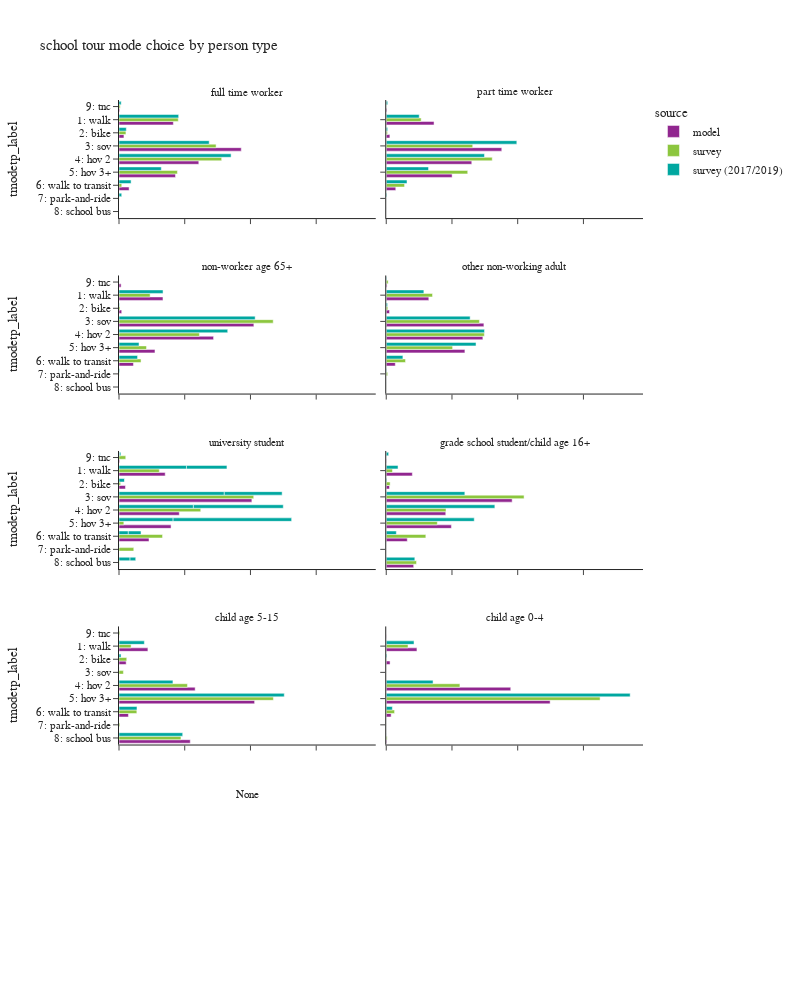

The notebook cell this image was saved under:
### Code cell
plot_mode_choice(wk_tour,"pptyp_label",
                 {"pptyp_label":["full time worker","part time worker","non-worker age 65+","other non-working adult",
                                 "university student","grade school student/child age 16+","child age 5-15","child age 0-4"],
                  "tmodetp_label":["1: walk","2: bike","3: sov","4: hov 2","5: hov 3+","6: walk to transit",
                                   "7: park-and-ride","8: school bus","9: other–survey only"]},
                 "person type",2,1000)

### Figure 1 — Plotly figure (JSON) as saved in the notebook; plotly's stock layout.template omitted (floating-point values rounded to 4 significant figures)
{"data": [{"alignmentgroup": "True", "customdata": [[33], [173825], [15800], [391089], [255174], [180644], [32299], [2203]], "hovertemplate": "source=model<br>pptyp_label=full time worker<br>percentage=%{x}<br>tmodetp_label=%{y}<br>sample_count=%{customdata[0]}<extra></extra>", "legendgroup": "model", "marker": {"color": "#91268F", "pattern": {"shape": ""}}, "name": "model", "offsetgroup": "model", "orientation": "h", "showlegend": true, "textposition": "auto", "type": "bar", "x": [3.14e-05, 0.1654, 0.01503, 0.3721, 0.2428, 0.1719, 0.03073, 0.002096], "xaxis": "x9", "y": [null, "1: walk", "2: bike", "3: sov", "4: hov 2", "5: hov 3+", "6: walk to transit", "9: tnc"], "yaxis": "y9"}, {"alignmentgroup": "True", "customdata": [[10], [48095], [3659], [116221], [86044], [66267], [9586], [731]], "hovertemplate": "source=model<br>pptyp_label=part time worker<br>percentage=%{x}<br>tmodetp_label=%{y}<br>sample_count=%{customdata[0]}<extra></extra>", "legendgroup": "model", "marker": {"color": "#91268F", "pattern": {"shape": ""}}, "name": "model", "offsetgroup": "model", "orientation": "h", "showlegend": false, "textposition": "auto", "type": "bar", "x": [3.025e-05, 0.1455, 0.01107, 0.3515, 0.2603, 0.2004, 0.02899, 0.002211], "xaxis": "x10", "y": [null, "1: walk", "2: bike", "3: sov", "4: hov 2", "5: hov 3+", "6: walk to transit", "9: tnc"], "yaxis": "y10"}, {"alignmentgroup": "True", "customdata": [[90429], [5570], [277378], [194488], [74013], [29720], [4364]], "hovertemplate": "source=model<br>pptyp_label=non-worker age 65+<br>percentage=%{x}<br>tmodetp_label=%{y}<br>sample_count=%{customdata[0]}<extra></extra>", "legendgroup": "model", "marker": {"color": "#91268F", "pattern": {"shape": ""}}, "name": "model", "offsetgroup": "model", "orientation": "h", "showlegend": false, "textposition": "auto", "type": "bar", "x": [0.1338, 0.00824, 0.4103, 0.2877, 0.1095, 0.04397, 0.006456], "xaxis": "x7", "y": ["1: walk", "2: bike", "3: sov", "4: hov 2", "5: hov 3+", "6: walk to transit", "9: tnc"], "yaxis": "y7"}, {"alignmentgroup": "True", "customdata": [[115604], [8902], [265183], [262404], [213595], [24563], [2194]], "hovertemplate": "source=model<br>pptyp_label=other non-working adult<br>percentage=%{x}<br>tmodetp_label=%{y}<br>sample_count=%{customdata[0]}<extra></extra>", "legendgroup": "model", "marker": {"color": "#91268F", "pattern": {"shape": ""}}, "name": "model", "offsetgroup": "model", "orientation": "h", "showlegend": false, "textposition": "auto", "type": "bar", "x": [0.1295, 0.009975, 0.2971, 0.294, 0.2393, 0.02752, 0.002458], "xaxis": "x8", "y": ["1: walk", "2: bike", "3: sov", "4: hov 2", "5: hov 3+", "6: walk to transit", "9: tnc"], "yaxis": "y8"}, {"alignmentgroup": "True", "customdata": [[14664], [2044], [42172], [19128], [16519], [9522], [45], [214]], "hovertemplate": "source=model<br>pptyp_label=university student<br>percentage=%{x}<br>tmodetp_label=%{y}<br>sample_count=%{customdata[0]}<extra></extra>", "legendgroup": "model", "marker": {"color": "#91268F", "pattern": {"shape": ""}}, "name": "model", "offsetgroup": "model", "orientation": "h", "showlegend": false, "textposition": "auto", "type": "bar", "x": [0.1406, 0.0196, 0.4043, 0.1834, 0.1584, 0.09129, 0.0004314, 0.002052], "xaxis": "x5", "y": ["1: walk", "2: bike", "3: sov", "4: hov 2", "5: hov 3+", "6: walk to transit", "8: school bus", "9: tnc"], "yaxis": "y5"}, {"alignmentgroup": "True", "customdata": [[1], [12269], [1541], [59220], [27988], [30645], [9895], [12906], [107]], "hovertemplate": "source=model<br>pptyp_label=grade school student/child age 16+<br>percentage=%{x}<br>tmodetp_label=%{y}<br>sample_count=%{customdata[0]}<extra></extra>", "legendgroup": "model", "marker": {"color": "#91268F", "pattern": {"shape": ""}}, "name": "model", "offsetgroup": "model", "orientation": "h", "showlegend": false, "textposition": "auto", "type": "bar", "x": [6.469e-06, 0.07937, 0.009969, 0.3831, 0.1811, 0.1983, 0.06402, 0.0835, 0.0006922], "xaxis": "x6", "y": [null, "1: walk", "2: bike", "3: sov", "4: hov 2", "5: hov 3+", "6: walk to transit", "8: school bus", "9: tnc"], "yaxis": "y6"}, {"alignmentgroup": "True", "customdata": [[25], [50751], [12563], [133713], [238114], [16538], [125130], [217]], "hovertemplate": "source=model<br>pptyp_label=child age 5-15<br>percentage=%{x}<br>tmodetp_label=%{y}<br>sample_count=%{customdata[0]}<extra></extra>", "legendgroup": "model", "marker": {"color": "#91268F", "pattern": {"shape": ""}}, "name": "model", "offsetgroup": "model", "orientation": "h", "showlegend": false, "textposition": "auto", "type": "bar", "x": [4.332e-05, 0.08795, 0.02177, 0.2317, 0.4126, 0.02866, 0.2168, 0.000376], "xaxis": "x3", "y": [null, "1: walk", "2: bike", "4: hov 2", "5: hov 3+", "6: walk to transit", "8: school bus", "9: tnc"], "yaxis": "y3"}, {"alignmentgroup": "True", "customdata": [[6], [21118], [2626], [85644], [112733], [3370], [423], [153]], "hovertemplate": "source=model<br>pptyp_label=child age 0-4<br>percentage=%{x}<br>tmodetp_label=%{y}<br>sample_count=%{customdata[0]}<extra></extra>", "legendgroup": "model", "marker": {"color": "#91268F", "pattern": {"shape": ""}}, "name": "model", "offsetgroup": "model", "orientation": "h", "showlegend": false, "textposition": "auto", "type": "bar", "x": [2.654e-05, 0.09341, 0.01162, 0.3788, 0.4987, 0.01491, 0.001871, 0.0006768], "xaxis": "x4", "y": [null, "1: walk", "2: bike", "4: hov 2", "5: hov 3+", "6: walk to transit", "8: school bus", "9: tnc"], "yaxis": "y4"}, {"alignmentgroup": "True", "customdata": [[3], [494], [61], [459], [376], [212], [47], [2], [13]], "hovertemplate": "source=survey<br>pptyp_label=full time worker<br>percentage=%{x}<br>tmodetp_label=%{y}<br>sample_count=%{customdata[0]}<extra></extra>", "legendgroup": "survey", "marker": {"color": "#8CC63E", "pattern": {"shape": ""}}, "name": "survey", "offsetgroup": "survey", "orientation": "h", "showlegend": true, "textposition": "auto", "type": "bar", "x": [0.0006905, 0.1803, 0.02108, 0.2954, 0.3124, 0.1777, 0.008408, 0.0002643, 0.003673], "xaxis": "x9", "y": [null, "1: walk", "2: bike", "3: sov", "4: hov 2", "5: hov 3+", "6: walk to transit", "7: park-and-ride", "9: tnc"], "yaxis": "y9"}, {"alignmentgroup": "True", "customdata": [[88], [11], [154], [106], [75], [27], [2]], "hovertemplate": "source=survey<br>pptyp_label=part time worker<br>percentage=%{x}<br>tmodetp_label=%{y}<br>sample_count=%{customdata[0]}<extra></extra>", "legendgroup": "survey", "marker": {"color": "#8CC63E", "pattern": {"shape": ""}}, "name": "survey", "offsetgroup": "survey", "orientation": "h", "showlegend": false, "textposition": "auto", "type": "bar", "x": [0.1062, 0.003893, 0.2631, 0.3225, 0.2479, 0.05577, 0.0005129], "xaxis": "x10", "y": ["1: walk", "2: bike", "3: sov", "4: hov 2", "5: hov 3+", "6: walk to transit", "9: tnc"], "yaxis": "y10"}, {"alignmentgroup": "True", "customdata": [[13], [164], [11], [441], [294], [81], [56], [4], [1]], "hovertemplate": "source=survey<br>pptyp_label=non-worker age 65+<br>percentage=%{x}<br>tmodetp_label=%{y}<br>sample_count=%{customdata[0]}<extra></extra>", "legendgroup": "survey", "marker": {"color": "#8CC63E", "pattern": {"shape": ""}}, "name": "survey", "offsetgroup": "survey", "orientation": "h", "showlegend": false, "textposition": "auto", "type": "bar", "x": [0.03695, 0.09469, 0.003055, 0.4692, 0.2447, 0.08363, 0.06707, 0.0005663, 0.0001267], "xaxis": "x7", "y": [null, "1: walk", "2: bike", "3: sov", "4: hov 2", "5: hov 3+", "6: walk to transit", "7: park-and-ride", "9: tnc"], "yaxis": "y7"}, {"alignmentgroup": "True", "customdata": [[6], [208], [25], [331], [268], [150], [67], [5], [1], [7]], "hovertemplate": "source=survey<br>pptyp_label=other non-working adult<br>percentage=%{x}<br>tmodetp_label=%{y}<br>sample_count=%{customdata[0]}<extra></extra>", "legendgroup": "survey", "marker": {"color": "#8CC63E", "pattern": {"shape": ""}}, "name": "survey", "offsetgroup": "survey", "orientation": "h", "showlegend": false, "textposition": "auto", "type": "bar", "x": [0.001286, 0.1408, 0.004759, 0.2836, 0.2985, 0.202, 0.05866, 0.004356, 0.0002534, 0.0058], "xaxis": "x8", "y": [null, "1: walk", "2: bike", "3: sov", "4: hov 2", "5: hov 3+", "6: walk to transit", "7: park-and-ride", "8: school bus", "9: tnc"], "yaxis": "y8"}, {"alignmentgroup": "True", "customdata": [[52], [5], [40], [22], [5], [32], [3], [1], [2]], "hovertemplate": "source=survey<br>pptyp_label=university student<br>percentage=%{x}<br>tmodetp_label=%{y}<br>sample_count=%{customdata[0]}<extra></extra>", "legendgroup": "survey", "marker": {"color": "#8CC63E", "pattern": {"shape": ""}}, "name": "survey", "offsetgroup": "survey", "orientation": "h", "showlegend": false, "textposition": "auto", "type": "bar", "x": [0.1226, 0.004874, 0.4099, 0.2487, 0.01471, 0.1325, 0.04495, 0.001292, 0.02053], "xaxis": "x5", "y": ["1: walk", "2: bike", "3: sov", "4: hov 2", "5: hov 3+", "6: walk to transit", "7: park-and-ride", "8: school bus", "9: tnc"], "yaxis": "y5"}, {"alignmentgroup": "True", "customdata": [[9], [6], [38], [21], [29], [16], [12]], "hovertemplate": "source=survey<br>pptyp_label=grade school student/child age 16+<br>percentage=%{x}<br>tmodetp_label=%{y}<br>sample_count=%{customdata[0]}<extra></extra>", "legendgroup": "survey", "marker": {"color": "#8CC63E", "pattern": {"shape": ""}}, "name": "survey", "offsetgroup": "survey", "orientation": "h", "showlegend": false, "textposition": "auto", "type": "bar", "x": [0.01894, 0.01181, 0.4194, 0.1818, 0.1554, 0.1205, 0.09213], "xaxis": "x6", "y": ["1: walk", "2: bike", "3: sov", "4: hov 2", "5: hov 3+", "6: walk to transit", "8: school bus"], "yaxis": "y6"}, {"alignmentgroup": "True", "customdata": [[1], [53], [16], [4], [110], [272], [20], [1], [146], [1]], "hovertemplate": "source=survey<br>pptyp_label=child age 5-15<br>percentage=%{x}<br>tmodetp_label=%{y}<br>sample_count=%{customdata[0]}<extra></extra>", "legendgroup": "survey", "marker": {"color": "#8CC63E", "pattern": {"shape": ""}}, "name": "survey", "offsetgroup": "survey", "orientation": "h", "showlegend": false, "textposition": "auto", "type": "bar", "x": [7.145e-05, 0.03688, 0.02357, 0.0134, 0.2083, 0.4698, 0.05425, 0.002712, 0.1885, 0.0026], "xaxis": "x3", "y": [null, "1: walk", "2: bike", "3: sov", "4: hov 2", "5: hov 3+", "6: walk to transit", "7: park-and-ride", "8: school bus", "9: tnc"], "yaxis": "y3"}, {"alignmentgroup": "True", "customdata": [[2], [41], [4], [55], [141], [1], [1], [2]], "hovertemplate": "source=survey<br>pptyp_label=child age 0-4<br>percentage=%{x}<br>tmodetp_label=%{y}<br>sample_count=%{customdata[0]}<extra></extra>", "legendgroup": "survey", "marker": {"color": "#8CC63E", "pattern": {"shape": ""}}, "name": "survey", "offsetgroup": "survey", "orientation": "h", "showlegend": false, "textposition": "auto", "type": "bar", "x": [0.02983, 0.06633, 0.000739, 0.2242, 0.6507, 0.02532, 0.0001583, 0.002698], "xaxis": "x4", "y": [null, "1: walk", "2: bike", "4: hov 2", "5: hov 3+", "6: walk to transit", "7: park-and-ride", "8: school bus"], "yaxis": "y4"}, {"alignmentgroup": "True", "customdata": [[11], [829], [50], [621], [569], [221], [152], [7], [38]], "hovertemplate": "source=survey (2017/2019)<br>pptyp_label=full time worker<br>percentage=%{x}<br>tmodetp_label=%{y}<br>sample_count=%{customdata[0]}<extra></extra>", "legendgroup": "survey (2017/2019)", "marker": {"color": "#00A7A0", "pattern": {"shape": ""}}, "name": "survey (2017/2019)", "offsetgroup": "survey (2017/2019)", "orientation": "h", "showlegend": true, "textposition": "auto", "type": "bar", "x": [0.0004161, 0.1816, 0.02224, 0.2744, 0.3411, 0.1287, 0.03679, 0.008206, 0.006627], "xaxis": "x9", "y": [null, "1: walk", "2: bike", "3: sov", "4: hov 2", "5: hov 3+", "6: walk to transit", "7: park-and-ride", "9: tnc"], "yaxis": "y9"}, {"alignmentgroup": "True", "customdata": [[6], [209], [13], [251], [199], [118], [97], [3], [1], [10]], "hovertemplate": "source=survey (2017/2019)<br>pptyp_label=part time worker<br>percentage=%{x}<br>tmodetp_label=%{y}<br>sample_count=%{customdata[0]}<extra></extra>", "legendgroup": "survey (2017/2019)", "marker": {"color": "#00A7A0", "pattern": {"shape": ""}}, "name": "survey (2017/2019)", "offsetgroup": "survey (2017/2019)", "orientation": "h", "showlegend": false, "textposition": "auto", "type": "bar", "x": [0.0008912, 0.1003, 0.004239, 0.3973, 0.2989, 0.1287, 0.06315, 0.002007, 0.000106, 0.004402], "xaxis": "x10", "y": [null, "1: walk", "2: bike", "3: sov", "4: hov 2", "5: hov 3+", "6: walk to transit", "7: park-and-ride", "8: school bus", "9: tnc"], "yaxis": "y10"}, {"alignmentgroup": "True", "customdata": [[2], [322], [17], [605], [392], [78], [137], [9], [3]], "hovertemplate": "source=survey (2017/2019)<br>pptyp_label=non-worker age 65+<br>percentage=%{x}<br>tmodetp_label=%{y}<br>sample_count=%{customdata[0]}<extra></extra>", "legendgroup": "survey (2017/2019)", "marker": {"color": "#00A7A0", "pattern": {"shape": ""}}, "name": "survey (2017/2019)", "offsetgroup": "survey (2017/2019)", "orientation": "h", "showlegend": false, "textposition": "auto", "type": "bar", "x": [4.352e-05, 0.134, 0.001372, 0.4143, 0.3308, 0.06094, 0.05647, 0.002008, 6.396e-05], "xaxis": "x7", "y": [null, "1: walk", "2: bike", "3: sov", "4: hov 2", "5: hov 3+", "6: walk to transit", "7: park-and-ride", "9: tnc"], "yaxis": "y7"}, {"alignmentgroup": "True", "customdata": [[6], [542], [44], [503], [513], [309], [258], [5], [2], [21]], "hovertemplate": "source=survey (2017/2019)<br>pptyp_label=other non-working adult<br>percentage=%{x}<br>tmodetp_label=%{y}<br>sample_count=%{customdata[0]}<extra></extra>", "legendgroup": "survey (2017/2019)", "marker": {"color": "#00A7A0", "pattern": {"shape": ""}}, "name": "survey (2017/2019)", "offsetgroup": "survey (2017/2019)", "orientation": "h", "showlegend": false, "textposition": "auto", "type": "bar", "x": [0.0005604, 0.1145, 0.003996, 0.2553, 0.299, 0.2732, 0.0507, 0.001044, 0.0001585, 0.001531], "xaxis": "x8", "y": [null, "1: walk", "2: bike", "3: sov", "4: hov 2", "5: hov 3+", "6: walk to transit", "7: park-and-ride", "8: school bus", "9: tnc"], "yaxis": "y8"}, {"alignmentgroup": "True", "customdata": [[9], [786], [54], [713], [424], [131], [136], [6], [7], [13], [83], [1210], [26], [1103], [1256], [1039], [447], [8], [77], [65]], "hovertemplate": "source=survey (2017/2019)<br>pptyp_label=university student<br>percentage=%{x}<br>tmodetp_label=%{y}<br>sample_count=%{customdata[0]}<extra></extra>", "legendgroup": "survey (2017/2019)", "marker": {"color": "#00A7A0", "pattern": {"shape": ""}}, "name": "survey (2017/2019)", "offsetgroup": "survey (2017/2019)", "orientation": "h", "showlegend": false, "textposition": "auto", "type": "bar", "x": [0.000384, 0.2053, 0.01744, 0.3204, 0.2264, 0.1647, 0.02836, 0.001344, 0.03363, 0.002126, 0.00666, 0.1232, 0.0001731, 0.176, 0.2735, 0.3606, 0.03867, 0.000421, 0.01722, 0.003576], "xaxis": "x5", "y": [null, "1: walk", "2: bike", "3: sov", "4: hov 2", "5: hov 3+", "6: walk to transit", "7: park-and-ride", "8: school bus", "9: tnc", null, "1: walk", "2: bike", "3: sov", "4: hov 2", "5: hov 3+", "6: walk to transit", "7: park-and-ride", "8: school bus", "9: tnc"], "yaxis": "y5"}, {"alignmentgroup": "True", "customdata": [[18], [1], [34], [54], [27], [24], [19], [1]], "hovertemplate": "source=survey (2017/2019)<br>pptyp_label=grade school student/child age 16+<br>percentage=%{x}<br>tmodetp_label=%{y}<br>sample_count=%{customdata[0]}<extra></extra>", "legendgroup": "survey (2017/2019)", "marker": {"color": "#00A7A0", "pattern": {"shape": ""}}, "name": "survey (2017/2019)", "offsetgroup": "survey (2017/2019)", "orientation": "h", "showlegend": false, "textposition": "auto", "type": "bar", "x": [0.03587, 0.001745, 0.2392, 0.3305, 0.2678, 0.0307, 0.08695, 0.007308], "xaxis": "x6", "y": ["1: walk", "2: bike", "3: sov", "4: hov 2", "5: hov 3+", "6: walk to transit", "8: school bus", "9: tnc"], "yaxis": "y6"}, {"alignmentgroup": "True", "customdata": [[4], [96], [17], [1], [177], [388], [58], [179], [1]], "hovertemplate": "source=survey (2017/2019)<br>pptyp_label=child age 5-15<br>percentage=%{x}<br>tmodetp_label=%{y}<br>sample_count=%{customdata[0]}<extra></extra>", "legendgroup": "survey (2017/2019)", "marker": {"color": "#00A7A0", "pattern": {"shape": ""}}, "name": "survey (2017/2019)", "offsetgroup": "survey (2017/2019)", "orientation": "h", "showlegend": false, "textposition": "auto", "type": "bar", "x": [0.0008656, 0.07713, 0.006178, 0.0003211, 0.1641, 0.5028, 0.05472, 0.1938, 3.902e-06], "xaxis": "x3", "y": [null, "1: walk", "2: bike", "3: sov", "4: hov 2", "5: hov 3+", "6: walk to transit", "8: school bus", "9: tnc"], "yaxis": "y3"}, {"alignmentgroup": "True", "customdata": [[3], [97], [10], [147], [325], [20], [1]], "hovertemplate": "source=survey (2017/2019)<br>pptyp_label=child age 0-4<br>percentage=%{x}<br>tmodetp_label=%{y}<br>sample_count=%{customdata[0]}<extra></extra>", "legendgroup": "survey (2017/2019)", "marker": {"color": "#00A7A0", "pattern": {"shape": ""}}, "name": "survey (2017/2019)", "offsetgroup": "survey (2017/2019)", "orientation": "h", "showlegend": false, "textposition": "auto", "type": "bar", "x": [0.009736, 0.08454, 0.002239, 0.1425, 0.7422, 0.01859, 0.0002248], "xaxis": "x4", "y": [null, "1: walk", "2: bike", "4: hov 2", "5: hov 3+", "6: walk to transit", "8: school bus"], "yaxis": "y4"}], "layout": {"annotations": [{"font": {}, "showarrow": false, "text": "None", "x": 0.245, "xanchor": "center", "xref": "paper", "y": 0.144, "yanchor": "bottom", "yref": "paper"}, {"font": {}, "showarrow": false, "text": "child age 5-15", "x": 0.245, "xanchor": "center", "xref": "paper", "y": 0.358, "yanchor": "bottom", "yref": "paper"}, {"font": {}, "showarrow": false, "text": "child age 0-4", "x": 0.755, "xanchor": "center", "xref": "paper", "y": 0.358, "yanchor": "bottom", "yref": "paper"}, {"font": {}, "showarrow": false, "text": "university student", "x": 0.245, "xanchor": "center", "xref": "paper", "y": 0.572, "yanchor": "bottom", "yref": "paper"}, {"font": {}, "showarrow": false, "text": "grade school student/child age 16+", "x": 0.755, "xanchor": "center", "xref": "paper", "y": 0.572, "yanchor": "bottom", "yref": "paper"}, {"font": {}, "showarrow": false, "text": "non-worker age 65+", "x": 0.245, "xanchor": "center", "xref": "paper", "y": 0.786, "yanchor": "bottom", "yref": "paper"}, {"font": {}, "showarrow": false, "text": "other non-working adult", "x": 0.755, "xanchor": "center", "xref": "paper", "y": 0.786, "yanchor": "bottom", "yref": "paper"}, {"font": {}, "showarrow": false, "text": "full time worker", "x": 0.245, "xanchor": "center", "xref": "paper", "y": 1.0, "yanchor": "bottom", "yref": "paper"}, {"font": {}, "showarrow": false, "text": "part time worker", "x": 0.755, "xanchor": "center", "xref": "paper", "y": 1.0, "yanchor": "bottom", "yref": "paper"}], "barmode": "group", "height": 1000, "legend": {"title": {"text": "source"}, "tracegroupgap": 0}, "title": {"text": "school tour mode choice by person type"}, "width": 800, "xaxis": {"anchor": "y", "domain": [0.0, 0.49], "tickformat": ".1%", "title": {"text": "percentage"}}, "xaxis10": {"anchor": "y10", "domain": [0.51, 1.0], "matches": "x", "showticklabels": false, "tickformat": ".1%"}, "xaxis2": {"anchor": "y2", "domain": [0.51, 1.0], "matches": "x", "tickformat": ".1%", "title": {"text": "percentage"}}, "xaxis3": {"anchor": "y3", "domain": [0.0, 0.49], "matches": "x", "showticklabels": false, "tickformat": ".1%"}, "xaxis4": {"anchor": "y4", "domain": [0.51, 1.0], "matches": "x", "showticklabels": false, "tickformat": ".1%"}, "xaxis5": {"anchor": "y5", "domain": [0.0, 0.49], "matches": "x", "showticklabels": false, "tickformat": ".1%"}, "xaxis6": {"anchor": "y6", "domain": [0.51, 1.0], "matches": "x", "showticklabels": false, "tickformat": ".1%"}, "xaxis7": {"anchor": "y7", "domain": [0.0, 0.49], "matches": "x", "showticklabels": false, "tickformat": ".1%"}, "xaxis8": {"anchor": "y8", "domain": [0.51, 1.0], "matches": "x", "showticklabels": false, "tickformat": ".1%"}, "xaxis9": {"anchor": "y9", "domain": [0.0, 0.49], "matches": "x", "showticklabels": false, "tickformat": ".1%"}, "yaxis": {"anchor": "x", "categoryarray": ["9: other–survey only", "8: school bus", "7: park-and-ride", "6: walk to transit", "5: hov 3+", "4: hov 2", "3: sov", "2: bike", "1: walk"], "categoryorder": "array", "domain": [0.0, 0.144], "title": {"text": "tmodetp_label"}}, "yaxis10": {"anchor": "x10", "domain": [0.856, 1.0], "matches": "y", "showticklabels": false}, "yaxis2": {"anchor": "x2", "domain": [0.0, 0.144], "matches": "y", "showticklabels": false}, "yaxis3": {"anchor": "x3", "categoryarray": ["9: other–survey only", "8: school bus", "7: park-and-ride", "6: walk to transit", "5: hov 3+", "4: hov 2", "3: sov", "2: bike", "1: walk"], "categoryorder": "array", "domain": [0.214, 0.358], "matches": "y", "title": {"text": "tmodetp_label"}}, "yaxis4": {"anchor": "x4", "domain": [0.214, 0.358], "matches": "y", "showticklabels": false}, "yaxis5": {"anchor": "x5", "categoryarray": ["9: other–survey only", "8: school bus", "7: park-and-ride", "6: walk to transit", "5: hov 3+", "4: hov 2", "3: sov", "2: bike", "1: walk"], "categoryorder": "array", "domain": [0.428, 0.572], "matches": "y", "title": {"text": "tmodetp_label"}}, "yaxis6": {"anchor": "x6", "domain": [0.428, 0.572], "matches": "y", "showticklabels": false}, "yaxis7": {"anchor": "x7", "categoryarray": ["9: other–survey only", "8: school bus", "7: park-and-ride", "6: walk to transit", "5: hov 3+", "4: hov 2", "3: sov", "2: bike", "1: walk"], "categoryorder": "array", "domain": [0.642, 0.786], "matches": "y", "title": {"text": "tmodetp_label"}}, "yaxis8": {"anchor": "x8", "domain": [0.642, 0.786], "matches": "y", "showticklabels": false}, "yaxis9": {"anchor": "x9", "categoryarray": ["9: other–survey only", "8: school bus", "7: park-and-ride", "6: walk to transit", "5: hov 3+", "4: hov 2", "3: sov", "2: bike", "1: walk"], "categoryorder": "array", "domain": [0.856, 1.0], "matches": "y", "title": {"text": "tmodetp_label"}}}}
